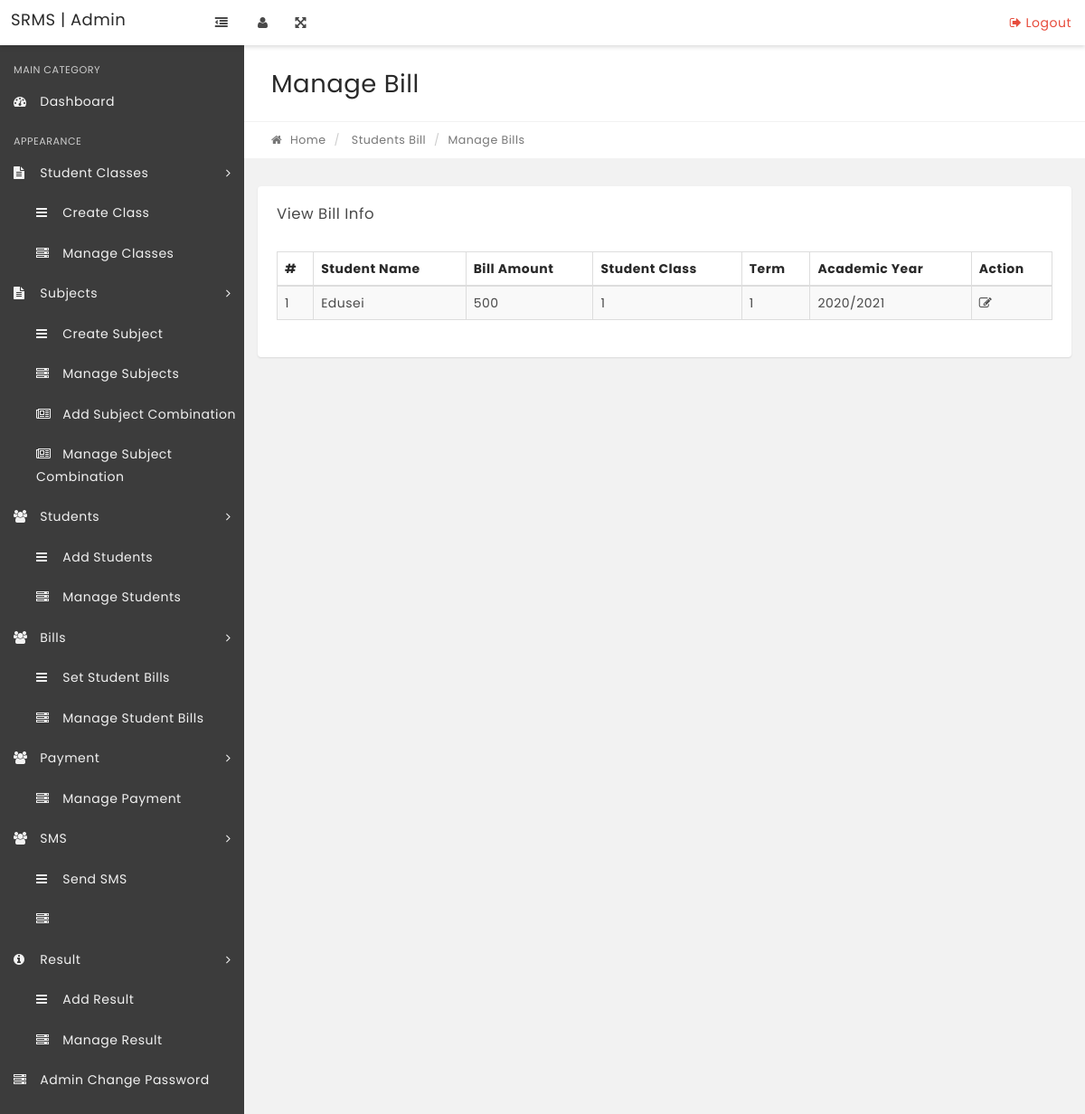
/manage-bills.php, run on the app's committed database.
### tables this page shows
CREATE TABLE `tblbills` (
  `id` int(11) NOT NULL,
  `studentNumber` varchar(250) DEFAULT NULL,
  `academicYear` varchar(250) DEFAULT NULL,
  `term` int(250) DEFAULT NULL,
  `billamount` varchar(250) DEFAULT NULL,
  `studentClass` varchar(250) DEFAULT NULL
);

CREATE TABLE `tblstudents` (
  `StudentId` int(11) NOT NULL,
  `StudentName` varchar(100) NOT NULL,
  `RollId` varchar(100) NOT NULL,
  `StudentEmail` varchar(100) NOT NULL,
  `Gender` varchar(10) NOT NULL,
  `DOB` varchar(100) NOT NULL,
  `ClassId` int(11) NOT NULL,
  `RegDate` timestamp NOT NULL DEFAULT current_timestamp(),
  `UpdationDate` timestamp NULL DEFAULT NULL ON UPDATE current_timestamp(),
  `Status` int(1) NOT NULL
);

### manage-bills.php (the view, shortened to what this page needs)
<?php
include('includes/config.php');
if (strlen($_SESSION['alogin']) == "") {
    header("Location: index.php");
} else {
?>
    <!DOCTYPE html>
    <html lang="en">
    <head>
        <link rel="stylesheet" href="css/bootstrap.min.css" media="screen">
        <link rel="stylesheet" href="css/font-awesome.min.css" media="screen">
        <link rel="stylesheet" href="css/animate-css/animate.min.css" media="screen">
        <link rel="stylesheet" href="css/lobipanel/lobipanel.min.css" media="screen">
        <link rel="stylesheet" href="css/prism/prism.css" media="screen">
        <link rel="stylesheet" type="text/css" href="js/DataTables/datatables.min.css" />
        <link rel="stylesheet" href="css/main.css" media="screen">
    </head>
    <body class="top-navbar-fixed">
        <div class="main-wrapper">
            <?php include('includes/topbar.php'); ?>
            <div class="content-wrapper">
                <div class="content-container">
                    <?php include('includes/leftbar.php'); ?>
                    <div class="main-page">
                        <div class="container-fluid">
                            <div class="row page-title-div">
                                <div class="col-md-6">
                                    <h2 class="title">Manage Bill</h2>
                                </div>
                            </div>
                            <div class="row breadcrumb-div">
                                <div class="col-md-6">
                                    <ul class="breadcrumb">
                                        <li><a href="dashboard.php"><i class="fa fa-home"></i> Home</a></li>
                                        <li> Students Bill</li>
                                        <li class="active">Manage Bills</li>
                                    </ul>
                                </div>
                            </div>
                        </div>
                        <section class="section">
                            <div class="container-fluid">
                                <div class="row">
                                    <div class="col-md-12">
                                        <div class="panel">
                                            <div class="panel-heading">
                                                <div class="panel-title">
                                                    <h5>View Bill Info</h5>
                                                </div>
                                            </div>
                                            <div class="panel-body p-20">
                                                <table id="example" class="display table table-striped table-bordered" cellspacing="0" width="100%">
                                                    <thead>
                                                        <tr>
                                                            <th>#</th>
                                                            <th>Student Name</th>
                                                            <th>Bill Amount</th>
                                                            <th>Student Class</th>
                                                            <th>Term</th>
                                                            <th>Academic Year</th>
                                                            <th>Action</th>
                                                        </tr>
                                                    </thead>
                                                    <tbody>
                                                        <?php $sql = "SELECT tblbills.id,tblstudents.StudentName, tblbills.billamount, tblbills.studentClass, tblbills.term, tblbills.academicYear from tblbills join tblstudents on tblstudents.StudentId=tblbills.studentNumber";
                                                        $query = $dbh->prepare($sql);
                                                        $query->execute();
                                                        $results = $query->fetchAll(PDO::FETCH_OBJ);
                                                        $cnt = 1;
                                                        if ($query->rowCount() > 0) {
                                                            foreach ($results as $result) {   ?>
                                                                <tr>
                                                                    <td><?php echo $cnt; htmlentities($cnt); ?></td>
                                                                    <td><?php echo htmlentities($result->StudentName); ?></td>
                                                                    <td><?php echo htmlentities($result->billamount); ?></td>
                                                                    <td><?php echo htmlentities($result->studentClass); ?></td>
                                                                    <td><?php echo htmlentities($result->term); ?></td>
                                                                    <td><?php echo htmlentities($result->academicYear); ?></td>
                                                                    <td>
                                                                        <a href="edit-bill.php?id=<?php echo htmlentities($result->id); ?>"><i class="fa fa-edit" title="Edit Record"></i> </a>
                                                                    </td>
                                                                </tr>
                                                        <?php $cnt = $cnt + 1;
                                                            }
                                                        } ?>
                                                    </tbody>
                                                </table>
                                            </div>
                                        </div>
                                    </div>
                                </div>
                            </div>
                    </div>
                </div>
            </div>
        </div>
    </body>
    </html>
<?php } ?>

### data on the page
tblbills: tblstudents.StudentName "Edusei", billamount "500", studentClass "1", term "1", academicYear "2020/2021"
